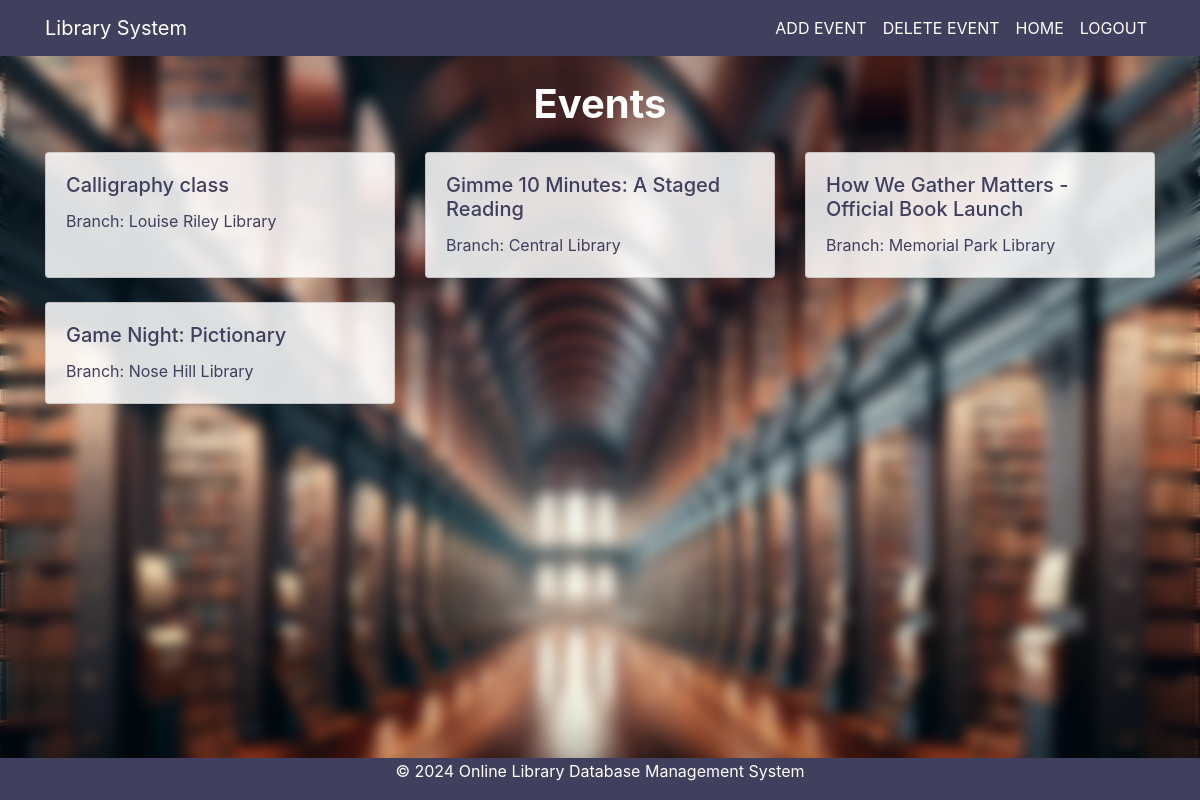
The app's page /includes/admin-event.php (signed in), older data.
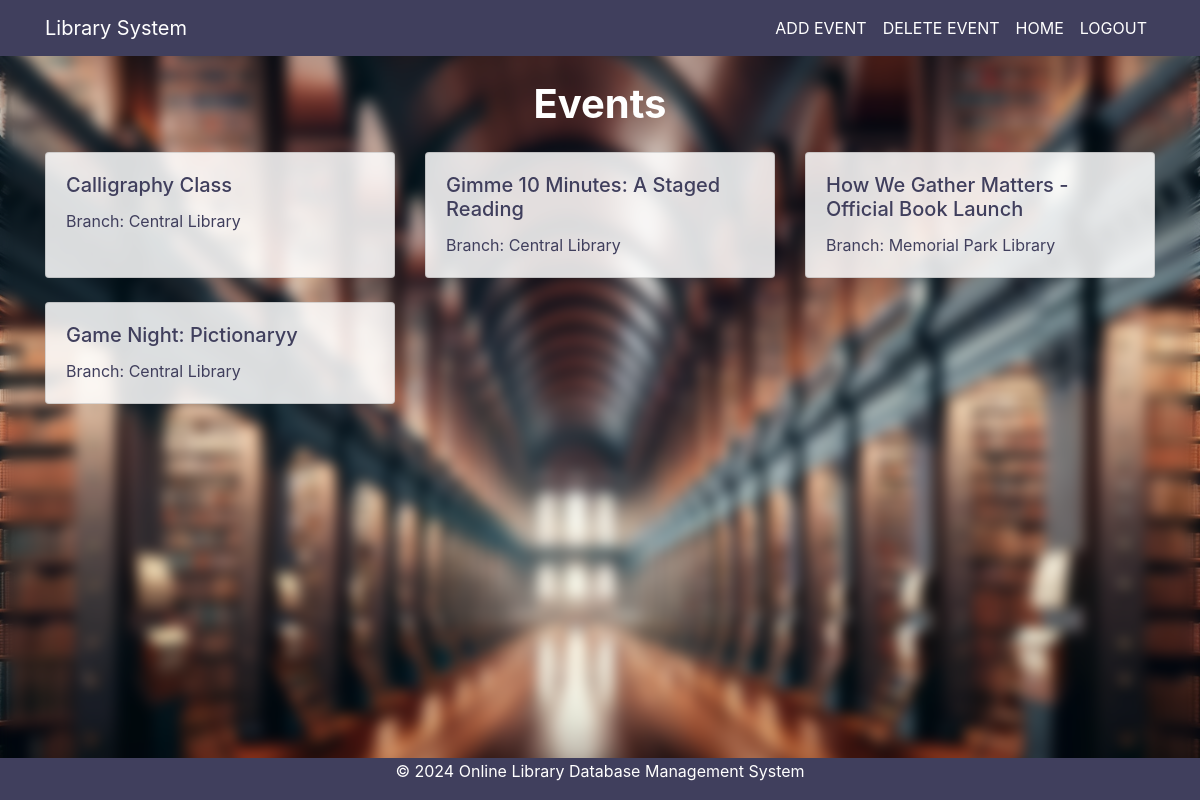
The same page, newer data.
### tables this page shows
CREATE TABLE `event` (
  `EventID` int(100) NOT NULL,
  `EventName` varchar(250) NOT NULL,
  `BranchID` int(100) NOT NULL,
  `Date` timestamp(4) NULL DEFAULT NULL,
  `Description` varchar(200) NOT NULL
);

CREATE TABLE `branch` (
  `BranchID` int(100) NOT NULL,
  `Branch Name` varchar(100) NOT NULL,
  `Address` varchar(250) NOT NULL
);

### includes/admin-event.php (the view, shortened to what this page needs)
<?php
include('sqlconnect.php');
?>
<!DOCTYPE html>
<html lang="en">
<head>
  <link rel="stylesheet" href="https://stackpath.bootstrapcdn.com/bootstrap/4.5.2/css/bootstrap.min.css">
  <link rel="stylesheet" href="https://cdnjs.cloudflare.com/ajax/libs/font-awesome/5.15.3/css/all.min.css">
</head>
<body>
  <div class="flex-wrapper">
    <nav class="navbar navbar-expand-lg navbar-custom">
      <div class="container">
        <a class="navbar-brand" href="#">Library System</a>
        <div class="collapse navbar-collapse" id="navbarNav">
          <ul class="navbar-nav ml-auto">
            <li class="nav-item"><a class="nav-link" href="add-event.php">ADD EVENT</a></li>
            <li class="nav-item"><a class="nav-link" href="delete-event.php">DELETE EVENT</a></li>
            <li class="nav-item"><a class="nav-link" href="admin-dashboard.php">HOME</a></li>
            <li class="nav-item"><a class="nav-link" href="admin-login.php">LOGOUT</a></li>
          </ul>
        </div>
      </div>
    </nav>
    <div class="content">
      <div class="container mt-4">
        <h1 class="text-center mb-4 dashboard-title">Events</h1>
        <div class="row">
          <?php
          $sql = "SELECT event.*, branch.`Branch Name` FROM event JOIN branch ON branch.BranchID = event.BranchID";
          $result = mysqli_query($con, $sql);
          while ($row = mysqli_fetch_assoc($result)) { ?>
            <div class="col-md-4 mb-4">
              <div class="card book-card h-100" onclick="window.location.href='admin-about-event.php?EventID=<?php echo $row['EventID']; ?>'">
                <div class="card-body">
                  <h5 class="card-title"><?php echo htmlspecialchars($row['EventName']); ?></h5>
                  <p class="card-text">Branch: <?php echo htmlspecialchars($row['Branch Name']); ?></p>
                </div>
              </div>
            </div>
          <?php } ?>
        </div>
      </div>
    </div>
    <div class="footer">
      <p>&copy; 2024 Online Library Database Management System</p>
    </div>
  </div>
</body>
</html>

Row changes from the older to the newer data that the page shows:
changed event: EventName "Calligraphy class" → "Calligraphy Class"; BranchID "Louise Riley Library" → "Central Library"
changed event: EventName "Game Night: Pictionary" → "Game Night: Pictionaryy"; BranchID "Nose Hill Library" → "Central Library"
